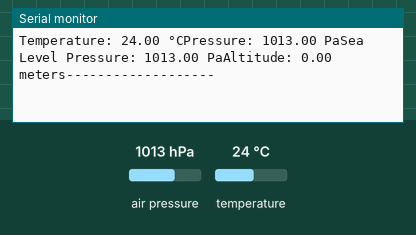
Simulated run of this sketch. Board: Arduino Uno, built with avr-gcc and run on an emulated ATmega328P. Parts: the last lines printed to the serial monitor. The test bench sets the inputs (shaded band); at power-on: air pressure 1013 hPa, temperature 24 °C.

Above: at 2.8 s.
2.9 s: air pressure set to 952 hPa
At 5.4 s:
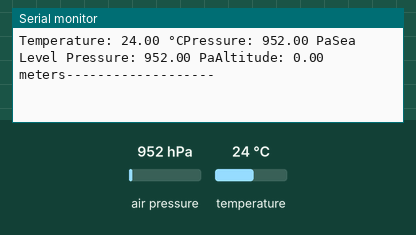
5.7 s: temperature set to 12 °C
At 7.7 s:
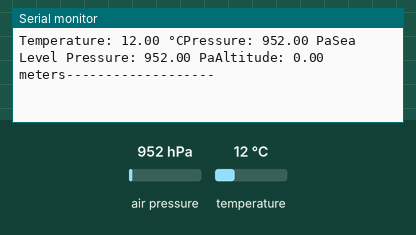
8.5 s: air pressure set to 1000 hPa
At 8.5 s:
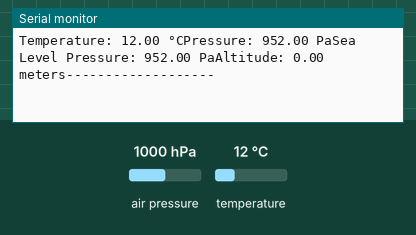
Timing chart, 0 to 11.5 s (numbered marks = the images above; inputs shaded):
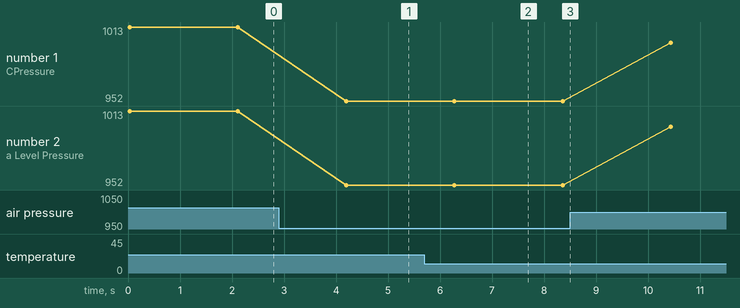

Measured:
- after the input at 2.9 s, the serial monitor: prints a new line after 1.3 s (image 1)
- after the input at 5.7 s, the serial monitor: prints a new line after 0.58 s (image 2)
- plotted number 1: 1013 → 952 after the input at 2.9 s, 952 → 1000 after the input at 8.5 s
- plotted number 2: 1013 → 952 after the input at 2.9 s, 952 → 1000 after the input at 8.5 s

The sketch:

SFE_BMP180_example_0.ino
```cpp
#include <Wire.h>
#include <SFE_BMP180.h>

SFE_BMP180 bmp;

void setup() {
  Serial.begin(9600);

  if (!bmp.begin()) {
    Serial.println("BMP180 sensor not found. Check wiring!");
    while (1);
  }
}

void loop() {
  char status;
  double T, P, p0;

  status = bmp.startTemperature();
  if (status != 0) {
    delay(status);

    status = bmp.getTemperature(T);
    if (status != 0) {
      status = bmp.startPressure(3);
      if (status != 0) {
        delay(status);

        status = bmp.getPressure(P, T);
        if (status != 0) {
          p0 = bmp.sealevel(P, 0); // Calculate sea level pressure at altitude 0 (adjust accordingly)

          Serial.print("Temperature: ");
          Serial.print(T, 2);
          Serial.print(" °C");

          Serial.print("Pressure: ");
          Serial.print(P, 2);
          Serial.print(" Pa");

          Serial.print("Sea Level Pressure: ");
          Serial.print(p0, 2);
          Serial.print(" Pa");

          double altitude = bmp.altitude(P, p0); // Calculate altitude based on sea level pressure
          Serial.print("Altitude: ");
          Serial.print(altitude, 2);
          Serial.print(" meters");

          Serial.println("-------------------");
        }
      }
    }
  }

  delay(2000);
}
```
